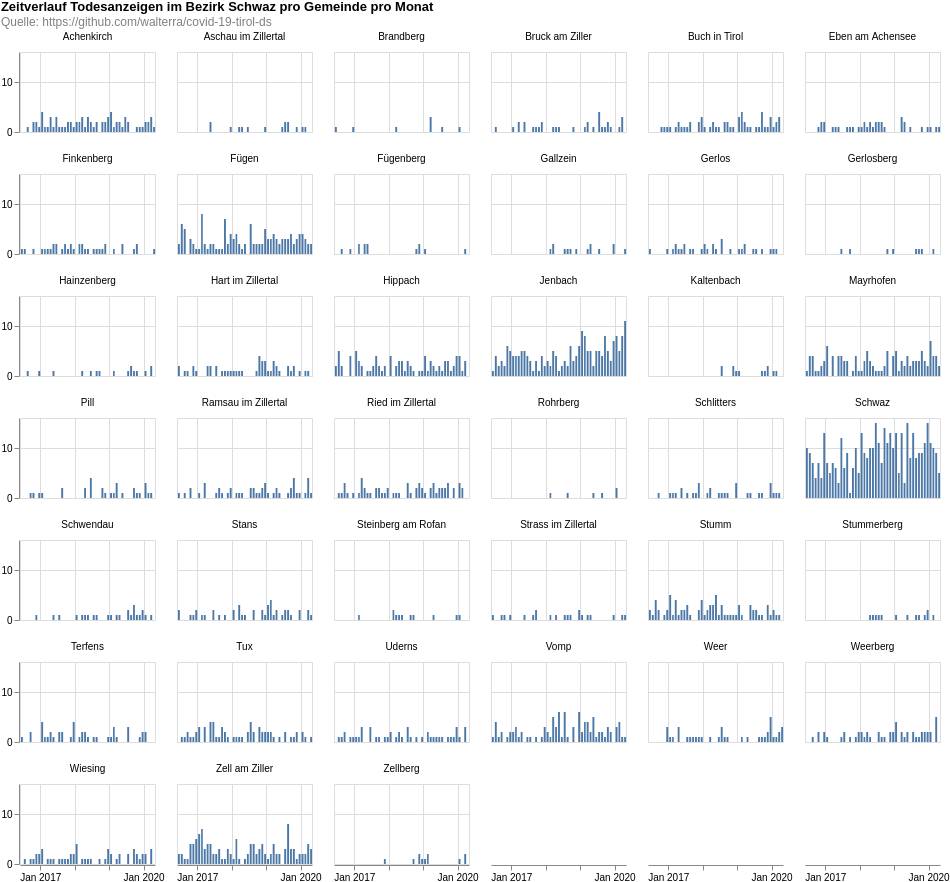

Vega-Lite specification stored for this chart:
### Vega-Lite specification from a JSON file in a GitHub repository (floating-point values rounded to 4 significant figures; data arrays with more than 128 entries replaced by an {"elided": "..."} marker saying what was removed)
{"$schema": "https://vega.github.io/schema/vega-lite/v4.8.1.json", "columns": 6, "config": {"view": {"continuousHeight": 300, "continuousWidth": 400}}, "data": {"name": "data-76f837e60e71b0b15fbe7c775662558a"}, "datasets": {"data-76f837e60e71b0b15fbe7c775662558a": {"elided": "2144 records"}}, "facet": {"field": "municipaly", "title": null, "type": "nominal"}, "padding": 0, "spec": {"layer": [{"encoding": {"tooltip": [{"field": "date", "timeUnit": "yearmonth", "type": "temporal"}, {"aggregate": "sum", "field": "count", "type": "quantitative"}], "x": {"field": "date", "timeUnit": "yearmonth", "title": null, "type": "temporal"}, "y": {"aggregate": "sum", "field": "count", "title": null, "type": "quantitative"}}, "height": 80, "mark": "bar", "width": 135}]}, "title": {"color": "black", "subtitle": ["Quelle: https://github.com/walterra/covid-19-tirol-ds"], "subtitleColor": "gray", "text": ["Zeitverlauf Todesanzeigen im Bezirk Schwaz pro Gemeinde pro Monat"]}}
